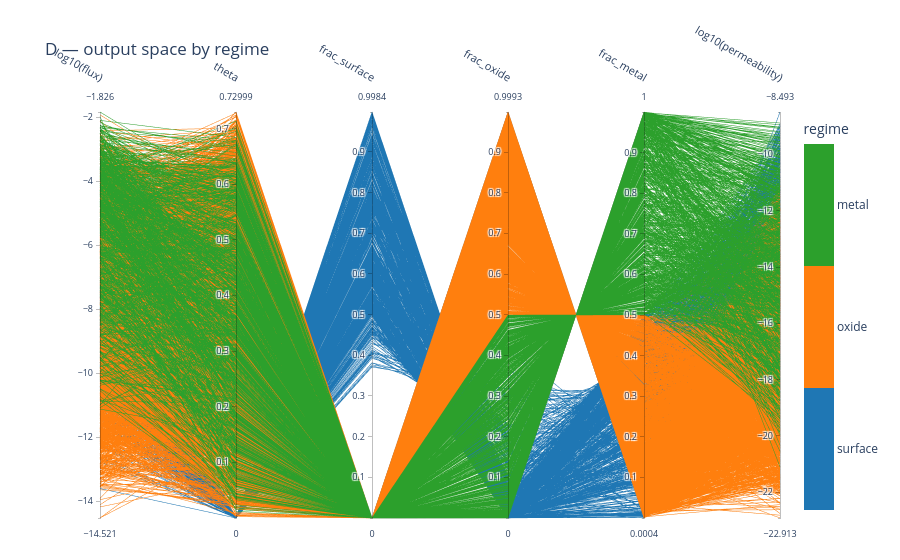

Notebook code for this chart:
### Markdown cell above
## D — output space coloured by regime

Axes = the model outputs; colour = regime. Shows how the regimes separate in *output* space
(e.g. surface regime → near-zero `theta`).

### Code cell
dimsD = ['flux', 'theta', 'frac_surface', 'frac_oxide', 'frac_metal', 'permeability']
figD = parallel_coordinates_samples(
    master, dimsD, color_by='regime', log_dims=logsub(dimsD),
    title='D — output space by regime',
    save_html=os.path.join(FIG_DIR, 'pcp_D_outputs.html'))
figD

### Figure 1 — Plotly figure (JSON) as saved in the notebook; plotly's stock layout.template omitted (floating-point values rounded to 4 significant figures; data arrays with more than 128 entries replaced by an {"elided": "..."} marker saying what was removed)
{"data": [{"dimensions": [{"label": "log10(flux)", "values": {"elided": "5252 float values"}}, {"label": "theta", "values": {"elided": "5252 float values"}}, {"label": "frac_surface", "values": {"elided": "5252 float values"}}, {"label": "frac_oxide", "values": {"elided": "5252 float values"}}, {"label": "frac_metal", "values": {"elided": "5252 float values"}}, {"label": "log10(permeability)", "values": {"elided": "5252 float values"}}], "labelangle": 30, "labelfont": {"size": 11}, "labelside": "top", "line": {"cmax": 2.5, "cmin": -0.5, "color": {"elided": "5252 float values"}, "colorbar": {"ticktext": ["surface", "oxide", "metal"], "tickvals": [0, 1, 2], "title": {"text": "regime"}}, "colorscale": [[0, "#1f77b4"], [0.333, "#1f77b4"], [0.334, "#ff7f0e"], [0.666, "#ff7f0e"], [0.667, "#2ca02c"], [1, "#2ca02c"]], "showscale": true}, "rangefont": {"size": 9}, "tickfont": {"size": 9}, "type": "parcoords"}], "layout": {"font": {"size": 12}, "margin": {"b": 40, "l": 100, "r": 120, "t": 110}, "title": {"text": "D — output space by regime"}}}
